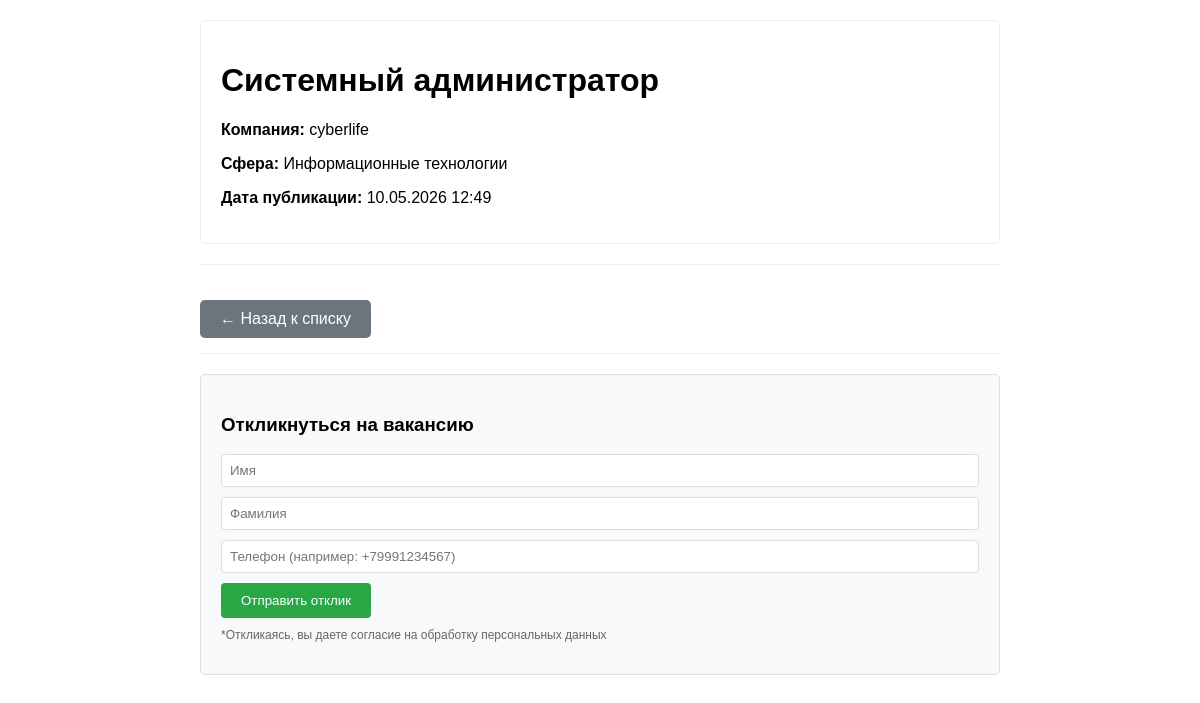
/1/, run on the app's committed database.
### vacancies/models.py (models this page shows, shortened)
class Vacancy(models.Model):
    title = models.CharField(max_length=200, verbose_name='Название вакансии')
    company = models.CharField(max_length=200, verbose_name='Компания')
    sphere = models.CharField(max_length=20, choices=Sphere.choices, verbose_name='Сфера деятельности')
    created_at = models.DateTimeField(auto_now_add=True, verbose_name='Дата создания')
    employer = models.ForeignKey(User, on_delete=models.CASCADE, verbose_name='Работодатель', null=True, blank=True)
    class Meta:
        verbose_name = 'Вакансия'
        verbose_name_plural = 'Вакансии'
        ordering = ['-created_at']

### vacancies/views.py (the view)
# urls.py: path('<int:pk>/', views.vacancy_detail, name='vacancy_detail'),
def vacancy_detail(request, pk):
    use_case = get_list_vacancies_use_case()
    vacancy = use_case.vacancy_repo.get_by_id(pk)
    if vacancy is None:
        raise Http404("Вакансия не найдена")
    return render(request, 'vacancies/vacancy_detail.html', {'vacancy': vacancy})

### core/entities/vacancy.py (called while the page is built)
    @classmethod
    def get_display(cls, value: str) -> str:
        displays = {
            "IT": "Информационные технологии",
            "MEDICINE": "Медицина",
            "ARCHITECTURE": "Архитектура"
        }
        return displays.get(value, value)

    def __post_init__(self):
        if not self.title or len(self.title) < 3:
            raise ValueError("Название вакансии должно содержать минимум 3 символа")

    @property
    def sphere_display(self) -> str:
        return Sphere.get_display(self.sphere)

    def get_sphere_display(self) -> str:
        return self.sphere_display

### employment_project/dependencies.py (called while the page is built)
def get_list_vacancies_use_case() -> ListVacanciesUseCase:
    return ListVacanciesUseCase(_vacancy_repo)

### infrastructure/repositories/django_vacancy_repo.py (called while the page is built)
    def _to_domain(self, django_vacancy) -> Vacancy:
        return Vacancy(
            id=django_vacancy.id,
            title=django_vacancy.title,
            company=django_vacancy.company,
            sphere=django_vacancy.sphere,
            employer_id=django_vacancy.employer_id,
            created_at=django_vacancy.created_at
        )

    def get_by_id(self, vacancy_id: int) -> Optional[Vacancy]:
        try:
            return self._to_domain(DjangoVacancy.objects.get(id=vacancy_id))
        except DjangoVacancy.DoesNotExist:
            return None

### vacancies/templates/vacancies/vacancy_detail.html (shortened to what this page needs)
<!DOCTYPE html>
<html lang="ru">
<head>
</head>
<body>
    <div class="vacancy-info">
        <h1>{{ vacancy.title }}</h1>
        <p><strong>Компания:</strong> {{ vacancy.company }}</p>
        <p><strong>Сфера:</strong> {{ vacancy.get_sphere_display }}</p>
        <p><strong>Дата публикации:</strong> {{ vacancy.created_at|date:"d.m.Y H:i" }}</p>
    </div>
    {% if user.is_authenticated %}
    <div class="button-group">
        {% if vacancy.employer_id == user.id and not user.is_superuser %}
            <a href="{% url 'vacancy_update' vacancy.id %}" class="btn btn-edit">Редактировать</a>
        {% endif %}
        {% if user.is_superuser or vacancy.employer_id == user.id %}
            <a href="{% url 'vacancy_delete' vacancy.id %}" class="btn btn-delete">Удалить</a>
        {% endif %}
        <a href="{% url 'vacancy_list' %}" class="back">← Назад к списку</a>
    </div>
{% else %}
    <div class="button-group">
        <a href="{% url 'vacancy_list' %}" class="back">← Назад к списку</a>
    </div>
{% endif %}
    {% if not user.is_authenticated %}
        <div class="response-form">
            <h3>Откликнуться на вакансию</h3>
            <form method="post" action="{% url 'vacancy_response' vacancy.id %}">
                <input type="text" name="first_name" placeholder="Имя" required>
                <input type="text" name="last_name" placeholder="Фамилия" required>
                <input type="text" name="phone" placeholder="Телефон (например: +79991234567)" required>
                <button type="submit">Отправить отклик</button>
            </form>
            <p style="font-size: 12px; color: #666; margin-top: 10px;">
                *Откликаясь, вы даете согласие на обработку персональных данных
            </p>
        </div>
    {% endif %}
</body>
</html>

### vacancies/templates/vacancies/vacancy_detail.html (style rules this page uses)
body { font-family: Arial; max-width: 800px; margin: 0 auto; padding: 20px; }
.back { display: inline-block; padding: 10px 20px; background-color: #6c757d; color: white; text-decoration: none; border-radius: 5px; margin-top: 20px; }
.response-form { background: #f8f9fa; padding: 20px; margin: 20px 0; border-radius: 5px; border: 1px solid #ddd; }
.response-form input { display: block; width: 100%; padding: 8px; margin: 10px 0; border: 1px solid #ddd; border-radius: 4px; box-sizing: border-box; }
.response-form button { background: #28a745; color: white; padding: 10px 20px; border: none; border-radius: 4px; cursor: pointer; }
.vacancy-info { background: white; padding: 20px; border-radius: 5px; border: 1px solid #eee; }
.button-group { margin: 20px 0; padding: 15px 0; border-top: 1px solid #eee; border-bottom: 1px solid #eee; }

### data on the page
Vacancy: title "Системный администратор", company "cyberlife", created_at "10.05.2026 12:49"

### other printed values
{{ vacancy.get_sphere_display }} "Информационные технологии"
